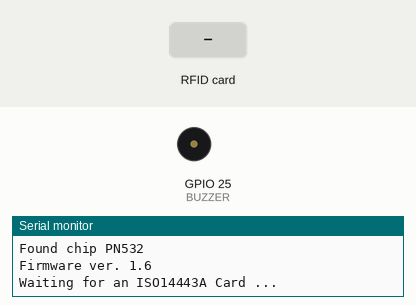
Simulated run of this sketch. Board: ESP32. On the bench: buzzer (waves = sounding), the last lines printed to the serial monitor. The test bench sets the inputs (shaded band). WiFi joins after 1.5 s; servers stay silent unless stated.

Above: at 2.7 s.
2.8 s: RFID card 5E 7A 19 C4 held to the reader
At 4.05 s:
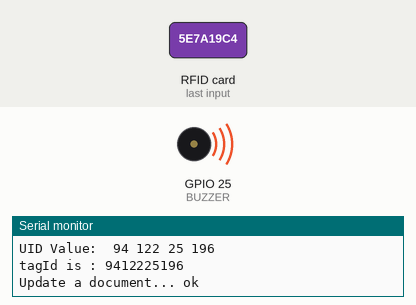
Timing chart, 0 to 5.8 s (numbered marks = the images above; inputs shaded):
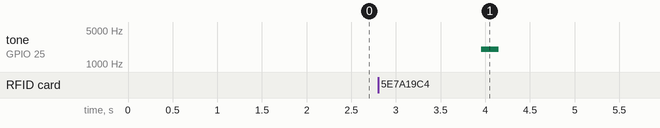

The sketch:

Canteen.ino
```cpp
#ifndef ESP32
#define ESP32
#endif

#include "PN53.h"
#include "Network.h"

String studentUID = "";


/*************************************************************************/
/* Project how to read PN532 nfc reader from an ESP32 using multi-      */
/* tasking.                                                            */
/* This project depends on the <Adafruit_PN532.h>, <SPI.h> libraries  */
/*                                                                   */
/********************************************************************/

Network network;

void setup()
{

  Serial.begin(115200);
  Serial.println("Hello!");

  network.initWiFi();
  network.initFirebase();

  Set_Up_PN53();
  pinMode(BUZZER, OUTPUT);
}

void loop()
{
   studentUID = readNFC();
   if(studentUID)
   {
     network.FirestoreDataUpdate(studentUID);
   }
}
```

Network.cpp
```cpp
#include "Network.h"

#define WIFI_SSID "POCO F3"
#define WIFI_PASSWORD "123456789"

#define API_KEY "AIzaSyAzxeW0A5HnyOQ_gnLI0wVySnVm30RTjpc"
#define FIREBASE_PROJECT_ID "smartschool-6aee1"
#define USER_EMAIL "admin01@smartschool.com"
#define USER_PASSWORD "123123@smartschool"


void Network::initWiFi(){

  WiFi.begin(WIFI_SSID, WIFI_PASSWORD);
  Serial.print("Connecting to Wi-Fi");
  while (WiFi.status() != WL_CONNECTED)
  {
    Serial.print(".");
    delay(300);
  }
  Serial.println();
  Serial.print("Connected with IP: ");
  Serial.println(WiFi.localIP());
  Serial.println();
}

void Network::initFirebase()
{
  Serial.printf("Firebase Client v%s\n\n", FIREBASE_CLIENT_VERSION);

  /* Assign the api key (required) */
    config.api_key = API_KEY;

    /* Assign the user sign in firestore */
    auth.user.email = USER_EMAIL;
    auth.user.password = USER_PASSWORD;
    Firebase.begin(&config, &auth);
    Firebase.reconnectWiFi(true);
}

void Network::FirestoreDataUpdate(String studentUID)
{
   FirebaseJson updateData;

  if(WiFi.status() == WL_CONNECTED && Firebase.ready())
  {

     /* Path to save data of uid and student status */
    String documentPath = "Countries/RBH9GduunnyuyMqZ3kcz/Schools/EsiA0KfrRPBTJM2WBd87/Canteen/NoOml9Tj3MfGJgQpNk34";

    updateData.clear();
    //updateData.set("fields/canteenStatus/booleanValue", true);
    FirebaseJson updateData;
    updateData.set("fields/CurrentBuyer/stringValue", studentUID);

    Serial.print("Update a document... ");

        /** if updateMask contains the field name that exists in the remote document and
         * this field name does not exist in the document (content), that field will be deleted from remote document
         */

if (Firebase.Firestore.patchDocument(&fbdo, FIREBASE_PROJECT_ID, "" /* databaseId can be (default) or empty */, documentPath.c_str(), updateData.raw(), "CurrentBuyer" /* updateMask */))
     {
       Serial.printf("ok\n%s\n\n", fbdo.payload().c_str());
       tone(BUZZER, 2000);
       delay(200);
       noTone(BUZZER);
       delay(200);
     }
    else
      Serial.println(fbdo.errorReason());

  }
}
```

Network.h
```cpp
#ifndef Network_H_
#define Network_H_
#include <WiFi.h>
#include <Firebase_ESP_Client.h>
const int BUZZER = 25;
class Network{
private:
  FirebaseData fbdo;
  FirebaseAuth auth;
  FirebaseConfig config;

public:
  void initWiFi();
  void initFirebase();
  void FirestoreDataUpdate(String studentUID);
};


#endif
```

PN53.cpp
```cpp
#include "PN53.h"


// Use this line for a breakout with a SPI connection:
Adafruit_PN532 nfc(PN532_SCK, PN532_MISO, PN532_MOSI, PN532_SS);

/************************************************************************ */
/*  Init Pn532                                                           */
/* Setup <Adafruit_PN532.h> library                                     */
/*                                                                     */
/* This project depends on the <Adafruit_PN532.h>, <SPI.h> libraries  */
/*                                                                   */
/********************************************************************/


void Set_Up_PN53(void)
{

  Serial.begin(115200);
  Serial.println("Hello!");
  nfc.begin();
  uint32_t versiondata = nfc.getFirmwareVersion();
  if (! versiondata) {
    Serial.print("Didn't find PN53x board");
    while (1); // halt
  }

  Serial.print("Found chip PN5"); Serial.println((versiondata >> 24) & 0xFF, HEX);
  Serial.print("Firmware ver. "); Serial.print((versiondata >> 16) & 0xFF, DEC);
  Serial.print('.'); Serial.println((versiondata >> 8) & 0xFF, DEC);

  // configure board to read RFID tags
  nfc.SAMConfig();

  Serial.println("Waiting for an ISO14443A Card ...");                                /* confguration for data of nfc reader */

}

/************************************************************************ */
/*   Read Pn532                                                          */
/* Setup <Adafruit_PN532.h> library                                     */
/*                                                                     */
/* This project depends on the <Adafruit_PN532.h>, <SPI.h> libraries  */
/*                                                                   */
/********************************************************************/


String readNFC(void)
{
  String tagId = "None", dispTag = "None";
  byte nuidPICC[4];

  boolean success;
  uint8_t uid[] = { 0, 0, 0, 0, 0, 0, 0 };  // Buffer to store the returned UID
  uint8_t uidLength;                       // Length of the UID (4 or 7 bytes depending on ISO14443A card type)
  success = nfc.readPassiveTargetID(PN532_MIFARE_ISO14443A, &uid[0], &uidLength);
  if (success)
  {
    Serial.print("UID Length: ");
    Serial.print(uidLength, DEC);
    Serial.println(" bytes");
    Serial.print("UID Value: ");
    for (uint8_t i = 0; i < uidLength; i++)
    {
      nuidPICC[i] = uid[i];
      Serial.print(" "); Serial.print(uid[i], DEC);
    }
    Serial.println();
    tagId = tagToString(nuidPICC);
    dispTag = tagId;
    Serial.print(F("tagId is : "));
    Serial.println(tagId);
    Serial.println("");
    delay(1000);  // 1 second halt
  }
  else
  {
    // PN532 probably timed out waiting for a card
    Serial.println("Timed out! Waiting for a card...");
  }

  return tagId;
}

String tagToString(byte id[4])
{
  String tagId = "";
  for (byte i = 0; i < 4; i++)
  {
    if (i < 3) tagId += String(id[i]);
    else tagId += String(id[i]);
  }
  return tagId;
}
```

PN53.h
```cpp
#ifndef PN53_H_
#define PN53_H_

#include <stdio.h>
#include <Wire.h>
#include <SPI.h>
#include <Adafruit_PN532.h>

/* define serial prepheral interfacing pins (SPI)*/

#define PN532_SCK  (18)
#define PN532_MISO (19)
#define PN532_MOSI (23)
#define PN532_SS   (4)


/* functions prototype */

void Set_Up_PN53(void);
String readNFC(void);
String tagToString(byte id[4]);


#endif
```

Measured:
- after the input at 2.8 s, tone on GPIO 25 (BUZZER): silent → 2000 Hz after 1.2 s, → silent 0.20 s later
